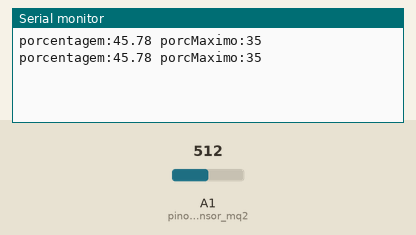
Recording of a sketch running on a simulated Arduino Uno, built with avr-gcc and run on an emulated ATmega328P. Shown: the last lines printed to the serial monitor. The inputs (shaded band) are chosen by the test bench; at power-on: A1 (pino_sensor_mq2) = 512.

Above: at 1.8 s.
1.9 s: A1 (pino_sensor_mq2) set to 716
At 2.8 s:
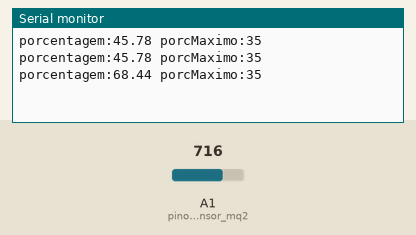
3.4 s: A1 (pino_sensor_mq2) set to 900
At 4.5 s:
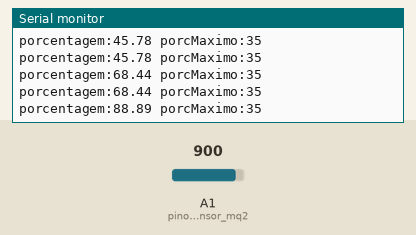
Timing chart, 0 to 6.4 s (numbered marks = the images above; inputs shaded):
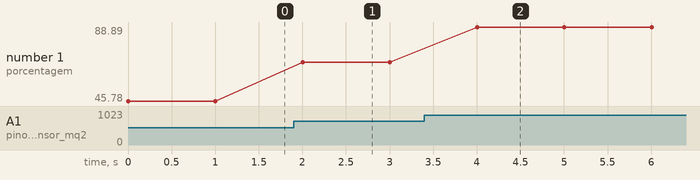

The sketch:

monitoramento_de_gases.ino
```cpp
const int pino_sensor_mq2 = A1;
const int valor_minimo = 100;
const int valor_maximo = 1000;

void setup() {
  Serial.begin(9600);
}

void loop() {
  int valorSensor = analogRead(pino_sensor_mq2);

  float porcentagem = ((float)(valorSensor - valor_minimo) / (valor_maximo - valor_minimo)) * 100;

  if (porcentagem < 0) {
    porcentagem = 0;
  } else if (porcentagem > 100) {
    porcentagem = 100;
  }

  Serial.print("porcentagem:");
  Serial.print(porcentagem);
  Serial.print(" ");
  Serial.print("porcMaximo:");
  Serial.println(35);

  delay(1000);
}
```

Measured:
- after the input at 1.9 s, the serial monitor: prints a new line after 0.10 s (image 1)
- after the input at 3.4 s, the serial monitor: prints a new line after 0.60 s (image 2)
- plotted number 1: 45.78 → 68.44 after the input at 1.9 s, 68.44 → 88.89 after the input at 3.4 s
